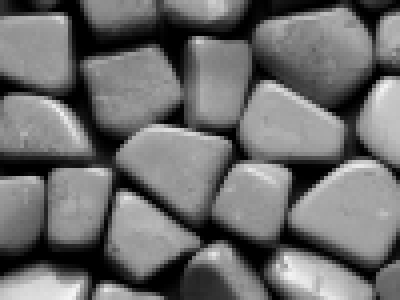
%> input picture stones_c.jpg, 400 x 300 px
$ octave ClearMage.m   (GNU Octave 9; MATLAB toolbox functions it lacks are replaced by stand-ins)
%> lines starting %> are read from the running program, lines starting %| are printed output that depends on the picture
%Óscar Poblete Sáenz
%Professor Jose Luis Luna Pineda
%Image optimization
%18/11/21
clc
clear all
close all
%READ THE LOW-RES IMAGE
Xc=imread('stones_c.jpg')
%> Xc is the input picture: size 300x400 uint8; min 0, max 244, mean 109.3
%CONVERT TO DOUBLE
Xc1=double(Xc);
%SHOW THE PICTURE IN LOW-RES
imshow(Xc)

%%----------------°°°°°°°°°°°°°°°°°-------------
%%            START IMAGE OPTIMIZATION
%%---------------°°°°°°°°°°°°°°°°°°--------------
a=ones(400,1);%Create vector of 400 rows and 1 column
%A = spdiags(B,d,m,n)
%Create an m by n matrix taking the columns of B
%and place them along the diagonals specified by d.
D1=-eye(400,300)+spdiags(a,1,400,300);%D1=(400x300)
D2=-eye(400,300)+spdiags(a,-1,400,300);%D2=(400x300)
%Declare delta value
d=2;
% Solve Ax+xB=c
A=eye(300)+d*(D1'*D1);
B=d*(D2*D2');
C=-1*Xc1;
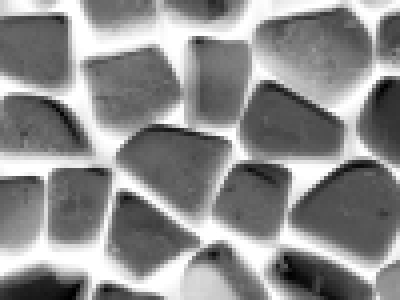
%> C: size 300x400 double; min -244, max 0, mean -109.3; drawn with min black and max white
X=lyap(A,B,C);
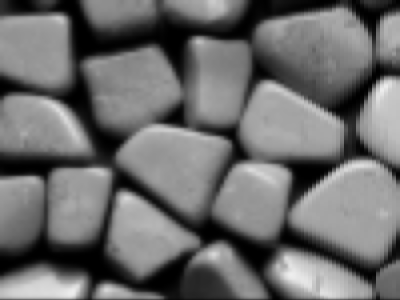
%> X: size 300x400 double; min 0.0202, max 238.3, mean 108.9
%View format
X1=uint8(X);
figure
imshow(X1)
